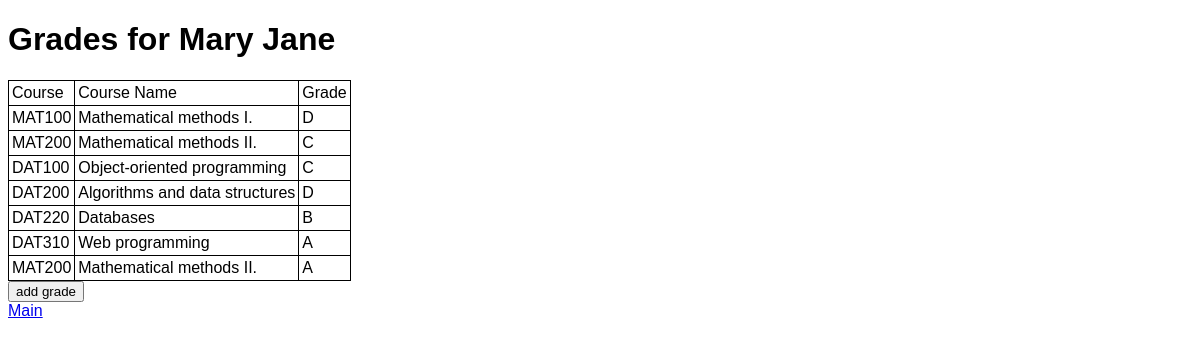
/students/222222, run on the app's committed database.
### tables this page shows
CREATE TABLE students (
                                student_no INTEGER PRIMARY KEY,
                                name TEXT NOT NULL
                            );

CREATE TABLE grades (
                                id INTEGER PRIMARY KEY,
                                student_no INTEGER NOT NULL,
                                course_id TEXT NOT NULL,
                                grade TEXT NOT NULL,
                                FOREIGN KEY (student_no) REFERENCES students (student_no),
                                FOREIGN KEY (course_id) REFERENCES courses (id)
                            );

CREATE TABLE courses (
                                id TEXT PRIMARY KEY,
                                name TEXT
                            );

### app.py (the view)
@app.route("/students/<student_no>", methods=("POST", "GET"))
def student(student_no):
    conn = get_db()
    return render_template("student.html", grades=select_grades(conn), students=select_students(conn), courses=select_courses(conn), student_no = student_no)

### app.py (called while the page is built)
def get_db():
    db = getattr(g, '_database', None)
    if db is None:
        db = g._database = sqlite3.connect(DATABASE)
    return db

@app.teardown_appcontext
def close_connection(exception):
    db = getattr(g, '_database', None)
    if db is not None:
        db.close()

### setup_db.py (called while the page is built)
def select_students(conn):
    cur = conn.cursor()
    cur.execute("SELECT student_no, name FROM students")
    students = []
    for (student_no, name) in cur:
        students.append({
            "student_no": student_no,
            "name": name
            })
    return students

def select_courses(conn):
    cur = conn.cursor()
    cur.execute("SELECT id, name FROM courses")
    courses = []
    for (id,name) in cur:
        courses.append({
            "course_id": id,
            "name": name
            })
    return courses

def select_grades(conn):
    cur = conn.cursor()
    cur.execute("SELECT student_no, course_id, grade FROM grades")
    grades = []
    for (nr,id,grade) in cur:
        grades.append({
            "student_no": nr,
            "course_id": id,
            "grade": grade
            })
    return grades

### templates/student.html (shortened to what this page needs)
{% extends "base.html" %} {% block content %}
<div id="container">
    {% for student in students %} {% if student.student_no|string == student_no %}
    <h1>Grades for {{ student.name }}</h1>
    {% endif %} {% endfor %}
    <table>
        <thead>
            <tr>
                <td>Course</td>
                <td>Course Name</td>
                <td>Grade</td>
            </tr>
        </thead>
        <tbody>
            {% for grade in grades %} {% if grade.student_no|string == student_no %}
            <tr>
                <td>{{ grade.course_id }}</td>
                {% for course in courses %} {% if grade.course_id == course.course_id %}
                <td>{{ course.name }}</td>
                {% endif %} {% endfor %}
                <td>{{ grade.grade }}</td>
            </tr>
            {% endif %} {% endfor %}
        </tbody>
    </table>
    <form action="/add_grade_student/{{student_no}}" method="GET">
        <input type="submit" value="add grade">
    </form>
</div>
{% endblock %}

### static/style.css (style rules this page uses)
* { font-family: Verdana, Arial, sans-serif; }
table { border-collapse: collapse; }
td, th { border: 1px solid black; padding: 3px; }

### data on the page
students: name "Mary Jane"
grades: course_id "MAT100", grade "D"
courses: name "Mathematical methods I."
grades: course_id "MAT200", grade "C"
courses: name "Mathematical methods II."
grades: course_id "DAT100", grade "C"
courses: name "Object-oriented programming"
grades: course_id "DAT200", grade "D"
courses: name "Algorithms and data structures"
grades: course_id "DAT220", grade "B"
courses: name "Databases"
grades: course_id "DAT310", grade "A"
courses: name "Web programming"
grades: course_id "MAT200", grade "A"
